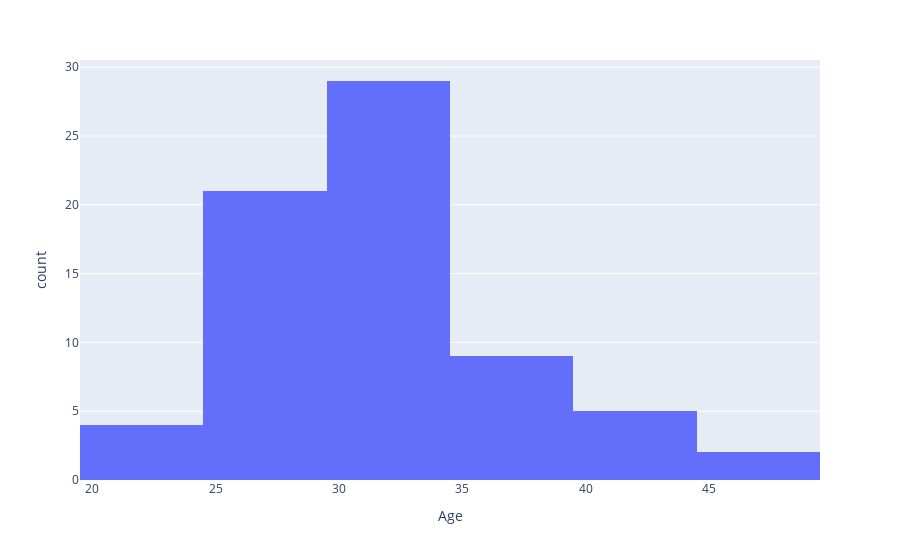

The notebook cell saved with this chart:
### Code cell
fig = px.histogram(df7, x='Age', nbins=5)

fig.show()

### Figure 1 — Plotly figure (JSON) as saved in the notebook; plotly's stock layout.template omitted (floating-point values rounded to 4 significant figures)
{"data": [{"alignmentgroup": "True", "bingroup": "x", "hovertemplate": "Age=%{x}<br>count=%{y}<extra></extra>", "legendgroup": "", "marker": {"color": "#636efa"}, "name": "", "nbinsx": 5, "offsetgroup": "", "orientation": "v", "showlegend": false, "type": "histogram", "x": [44, 40, 34, 35, 43, 44, 45, 46, 29, 33, 34, 34, 33, 27, 30, 29, 40, 31, 39, 30, 28, 32, 25, 34, 27, 26, 29, 28, 38, 29, 34, 29, 34, 31, 35, 30, 31, 35, 28, 34, 30, 31, 39, 38, 25, 26, 36, 26, 30, 31, 31, 32, 33, 34, 35, 24, 25, 28, 23, 29, 23, 24, 25, 26, 29, 30, 31, 32, 33, 34], "xaxis": "x", "yaxis": "y"}], "layout": {"barmode": "relative", "legend": {"tracegroupgap": 0}, "margin": {"t": 60}, "xaxis": {"anchor": "y", "domain": [0, 1], "title": {"text": "Age"}}, "yaxis": {"anchor": "x", "domain": [0, 1], "title": {"text": "count"}}}}
